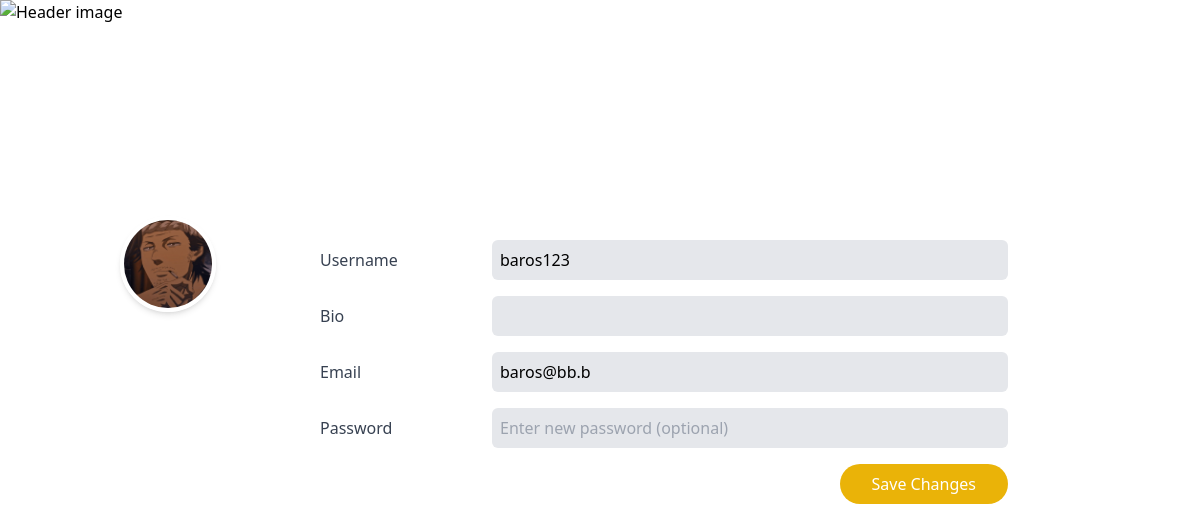
/public/editprofile.php (signed in), run on the app's committed database.
### tables this page shows
CREATE TABLE `users` (
  `id` int(11) NOT NULL,
  `username` varchar(50) NOT NULL,
  `email` varchar(100) NOT NULL,
  `password` varchar(255) NOT NULL,
  `profile_picture` varchar(255) DEFAULT NULL,
  `latitude` double DEFAULT NULL,
  `longitude` double DEFAULT NULL
);

### classes/Database.php (called while the page is built, shortened)
<?php
class Database {
    public $host = "localhost";
    public $user = "root";
    public $password = "";
    public $dbname = "healz_db";
    public $conn;
    public function __construct() {
        $this->conn = new mysqli($this->host, $this->user, $this->password, $this->dbname);
    }
    public function getConnection() {
        return $this->conn;
    }
}
?>

### classes/User.php (called while the page is built, shortened)
<?php
require_once 'Database.php';
class User {
    private $conn;
    public function __construct() {
        $database = new Database();
        $this->conn = $database->getConnection();
    }
    public function getUserById($user_id) {
        $stmt = $this->conn->prepare("SELECT * FROM users WHERE id = ?");
        $stmt->bind_param("i", $user_id);
        $stmt->execute();
        $result = $stmt->get_result();
        $user = $result->fetch_assoc();
        return $user;
    }
}
?>

### public/editprofile.php (the view, shortened to what this page needs)
<?php
require_once '../classes/User.php';
require_once '../classes/Database.php';
$user_id = $_SESSION['user_id'];
$user = new User();
$userData = $user->getUserById($user_id);
?>
<!DOCTYPE html>
<html lang="en">
<head>
    <script src="https://cdn.tailwindcss.com"></script>
</head>
<body class="bg-gray-100 h-screen flex items-center justify-center">
    <div class="w-full h-full bg-white shadow-md flex flex-col">
        <img alt="Header image" class="w-full h-48 object-cover"
            src="<?= htmlspecialchars($userData['header_image'] ?? 'https://storage.googleapis.com/a1aa/image/kS9f5d6NUxyHIan1RA6kUB6QGDpBXSLikypQTIoe8ctJBrGUA.jpg') ?>" />
        <div class="flex flex-1 p-6">
            <div class="w-1/4 text-center relative">
                <label for="profileUpload" class="cursor-pointer relative inline-block">
                    <img id="profileImage" alt="Profile image"
                        class="w-24 h-24 rounded-full mx-auto object-cover border-4 border-white shadow-md"
                        src="<?= htmlspecialchars($userData['profile_picture']) ?>"/>
                </label>
            </div>
            <div class="p-2 w-3/4 overflow-y-auto">
                <form class="space-y-4 mr-40" action="../actions/update_profile.php" method="POST" enctype="multipart/form-data">
                    <div class="flex items-center">
                        <label class="w-1/4 text-gray-700" for="username">Username</label>
                        <input class="w-3/4 bg-gray-200 rounded-md px-2 py-2"
                            id="username" name="username" type="text" value="<?= htmlspecialchars($userData['username']) ?>" required />
                    </div>
                    <div class="flex items-center">
                        <label class="w-1/4 text-gray-700" for="bio">Bio</label>
                        <input class="w-3/4 bg-gray-200 rounded-md px-2 py-2"
                            id="bio" name="bio" type="text" value="<?= htmlspecialchars($userData['bio'] ?? '') ?>" />
                    </div>
                    <div class="flex items-center">
                        <label class="w-1/4 text-gray-700" for="email">Email</label>
                        <input class="w-3/4 bg-gray-200 rounded-md px-2 py-2"
                            id="email" name="email" type="email" value="<?= htmlspecialchars($userData['email']) ?>" required />
                    </div>
                    <div class="flex items-center">
                        <label class="w-1/4 text-gray-700" for="password">Password</label>
                        <input class="w-3/4 bg-gray-200 rounded-md px-2 py-2"
                            id="password" name="password" type="password" placeholder="Enter new password (optional)" />
                    </div>
                    <div class="flex justify-end">
                        <button type="submit" class="px-8 py-2 bg-yellow-500 text-white rounded-full">Save Changes</button>
                    </div>
                </form>
            </div>
        </div>
    </div>
</body>
</html>

### data on the page
users: profile_picture (picture), username "baros123", email "baros@bb.b"
